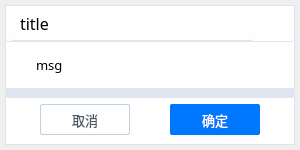
<?xml version="1.0" encoding="UTF-8"?>
<ui version="4.0">
 <class>frame_body</class>
 <widget class="QWidget" name="frame_body">
  <property name="geometry">
   <rect>
    <x>0</x>
    <y>0</y>
    <width>300</width>
    <height>150</height>
   </rect>
  </property>
  <property name="maximumSize">
   <size>
    <width>16777215</width>
    <height>16777215</height>
   </size>
  </property>
  <property name="tabletTracking">
   <bool>true</bool>
  </property>
  <property name="windowTitle">
   <string>Form</string>
  </property>
  <layout class="QVBoxLayout" name="verticalLayout">
   <property name="spacing">
    <number>0</number>
   </property>
   <property name="leftMargin">
    <number>0</number>
   </property>
   <property name="topMargin">
    <number>0</number>
   </property>
   <property name="rightMargin">
    <number>0</number>
   </property>
   <property name="bottomMargin">
    <number>0</number>
   </property>
   <item>
    <widget class="QFrame" name="frame_bg">
     <property name="sizePolicy">
      <sizepolicy hsizetype="Preferred" vsizetype="Preferred">
       <horstretch>0</horstretch>
       <verstretch>0</verstretch>
      </sizepolicy>
     </property>
     <property name="minimumSize">
      <size>
       <width>300</width>
       <height>150</height>
      </size>
     </property>
     <property name="maximumSize">
      <size>
       <width>16777215</width>
       <height>16777215</height>
      </size>
     </property>
     <property name="font">
      <font>
       <pointsize>10</pointsize>
      </font>
     </property>
     <property name="styleSheet">
      <string notr="true">* {
background: #FEFEFE;
border-style: none;
}
#frame_bg {
margin: 5px;
border:1px solid #DFE5EF;
}</string>
     </property>
     <property name="frameShape">
      <enum>QFrame::StyledPanel</enum>
     </property>
     <property name="frameShadow">
      <enum>QFrame::Raised</enum>
     </property>
     <layout class="QVBoxLayout" name="verticalLayout_2">
      <property name="leftMargin">
       <number>0</number>
      </property>
      <property name="topMargin">
       <number>0</number>
      </property>
      <property name="rightMargin">
       <number>0</number>
      </property>
      <property name="bottomMargin">
       <number>9</number>
      </property>
      <item>
       <widget class="QFrame" name="frame_header">
        <property name="sizePolicy">
         <sizepolicy hsizetype="Preferred" vsizetype="Preferred">
          <horstretch>0</horstretch>
          <verstretch>0</verstretch>
         </sizepolicy>
        </property>
        <property name="minimumSize">
         <size>
          <width>0</width>
          <height>36</height>
         </size>
        </property>
        <property name="maximumSize">
         <size>
          <width>16777215</width>
          <height>36</height>
         </size>
        </property>
        <property name="font">
         <font>
          <pointsize>10</pointsize>
         </font>
        </property>
        <property name="styleSheet">
         <string notr="true">background: #FEFEFE;
border-radius: 2px 2px 0 0;
color: #000000;
padding: 0px 5px;
border-bottom: 1px solid #DFE5EF;</string>
        </property>
        <property name="frameShape">
         <enum>QFrame::StyledPanel</enum>
        </property>
        <property name="frameShadow">
         <enum>QFrame::Raised</enum>
        </property>
        <layout class="QHBoxLayout" name="horizontalLayout">
         <property name="leftMargin">
          <number>0</number>
         </property>
         <property name="topMargin">
          <number>0</number>
         </property>
         <property name="rightMargin">
          <number>0</number>
         </property>
         <property name="bottomMargin">
          <number>0</number>
         </property>
         <item>
          <widget class="QLabel" name="title">
           <property name="sizePolicy">
            <sizepolicy hsizetype="Preferred" vsizetype="Preferred">
             <horstretch>0</horstretch>
             <verstretch>0</verstretch>
            </sizepolicy>
           </property>
           <property name="font">
            <font>
             <family>HarmonyOS Sans SC Medium</family>
             <pointsize>12</pointsize>
             <weight>50</weight>
             <bold>false</bold>
            </font>
           </property>
           <property name="text">
            <string>title</string>
           </property>
          </widget>
         </item>
         <item>
          <widget class="QPushButton" name="close_button">
           <property name="sizePolicy">
            <sizepolicy hsizetype="Preferred" vsizetype="Preferred">
             <horstretch>0</horstretch>
             <verstretch>0</verstretch>
            </sizepolicy>
           </property>
           <property name="minimumSize">
            <size>
             <width>30</width>
             <height>0</height>
            </size>
           </property>
           <property name="maximumSize">
            <size>
             <width>30</width>
             <height>16777215</height>
            </size>
           </property>
           <property name="font">
            <font>
             <family>宋体</family>
             <pointsize>10</pointsize>
             <weight>50</weight>
             <bold>false</bold>
            </font>
           </property>
           <property name="styleSheet">
            <string notr="true">QPushButton{
border-style: none;
background-image: url(:/icon/image/close.svg);
background-position: center;
background-repeat: norepeat;
}
QPushButton:hover{
	background-color: #DFE5EF;
	background-image: url(:/icon/image/close_hover.svg);
	background-position: center;
	background-repeat: norepeat;
}
QPushButton:pressed{
	background-color: #C3CEDF;
	color:#8D98AA;
}</string>
           </property>
           <property name="icon">
            <iconset resource="image.qrc">
             <normaloff>:/icon/image/close.svg</normaloff>:/icon/image/close.svg</iconset>
           </property>
          </widget>
         </item>
        </layout>
       </widget>
      </item>
      <item>
       <widget class="QFrame" name="frame_form">
        <property name="sizePolicy">
         <sizepolicy hsizetype="Preferred" vsizetype="Preferred">
          <horstretch>0</horstretch>
          <verstretch>0</verstretch>
         </sizepolicy>
        </property>
        <property name="font">
         <font>
          <pointsize>10</pointsize>
         </font>
        </property>
        <property name="frameShape">
         <enum>QFrame::StyledPanel</enum>
        </property>
        <property name="frameShadow">
         <enum>QFrame::Raised</enum>
        </property>
        <layout class="QVBoxLayout" name="verticalLayout_4">
         <property name="leftMargin">
          <number>0</number>
         </property>
         <property name="topMargin">
          <number>0</number>
         </property>
         <property name="rightMargin">
          <number>0</number>
         </property>
         <property name="bottomMargin">
          <number>0</number>
         </property>
         <item>
          <widget class="QFrame" name="frame_5">
           <property name="sizePolicy">
            <sizepolicy hsizetype="Preferred" vsizetype="Preferred">
             <horstretch>0</horstretch>
             <verstretch>0</verstretch>
            </sizepolicy>
           </property>
           <property name="minimumSize">
            <size>
             <width>0</width>
             <height>0</height>
            </size>
           </property>
           <property name="maximumSize">
            <size>
             <width>16777215</width>
             <height>16777215</height>
            </size>
           </property>
           <property name="font">
            <font>
             <pointsize>10</pointsize>
            </font>
           </property>
           <property name="frameShape">
            <enum>QFrame::StyledPanel</enum>
           </property>
           <property name="frameShadow">
            <enum>QFrame::Raised</enum>
           </property>
           <layout class="QHBoxLayout" name="horizontalLayout_4">
            <property name="spacing">
             <number>0</number>
            </property>
            <property name="leftMargin">
             <number>0</number>
            </property>
            <property name="topMargin">
             <number>0</number>
            </property>
            <property name="rightMargin">
             <number>9</number>
            </property>
            <property name="bottomMargin">
             <number>0</number>
            </property>
            <item>
             <widget class="QPushButton" name="icon_button">
              <property name="sizePolicy">
               <sizepolicy hsizetype="Preferred" vsizetype="Preferred">
                <horstretch>0</horstretch>
                <verstretch>0</verstretch>
               </sizepolicy>
              </property>
              <property name="minimumSize">
               <size>
                <width>30</width>
                <height>0</height>
               </size>
              </property>
              <property name="maximumSize">
               <size>
                <width>30</width>
                <height>16777215</height>
               </size>
              </property>
              <property name="font">
               <font>
                <family>宋体</family>
                <pointsize>10</pointsize>
                <weight>50</weight>
                <bold>false</bold>
               </font>
              </property>
              <property name="styleSheet">
               <string notr="true"/>
              </property>
              <property name="icon">
               <iconset resource="image.qrc">
                <normaloff>:/icon/image/WARNING.svg</normaloff>:/icon/image/WARNING.svg</iconset>
              </property>
             </widget>
            </item>
            <item>
             <widget class="QLabel" name="msg">
              <property name="sizePolicy">
               <sizepolicy hsizetype="Preferred" vsizetype="Preferred">
                <horstretch>0</horstretch>
                <verstretch>0</verstretch>
               </sizepolicy>
              </property>
              <property name="minimumSize">
               <size>
                <width>100</width>
                <height>0</height>
               </size>
              </property>
              <property name="maximumSize">
               <size>
                <width>16777215</width>
                <height>16777215</height>
               </size>
              </property>
              <property name="font">
               <font>
                <family>HarmonyOS Sans SC Light</family>
                <pointsize>10</pointsize>
               </font>
              </property>
              <property name="styleSheet">
               <string notr="true">color: #000000;</string>
              </property>
              <property name="text">
               <string>msg</string>
              </property>
              <property name="textFormat">
               <enum>Qt::AutoText</enum>
              </property>
              <property name="scaledContents">
               <bool>false</bool>
              </property>
              <property name="alignment">
               <set>Qt::AlignLeading|Qt::AlignLeft|Qt::AlignVCenter</set>
              </property>
              <property name="wordWrap">
               <bool>true</bool>
              </property>
             </widget>
            </item>
           </layout>
          </widget>
         </item>
         <item>
          <widget class="QProgressBar" name="progressBar">
           <property name="enabled">
            <bool>true</bool>
           </property>
           <property name="minimumSize">
            <size>
             <width>0</width>
             <height>10</height>
            </size>
           </property>
           <property name="maximumSize">
            <size>
             <width>16777215</width>
             <height>10</height>
            </size>
           </property>
           <property name="styleSheet">
            <string notr="true">QProgressBar {
    background: #DFE5EF;
	border-radius: 2px;
}
QProgressBar::chunk { 
	background: #0077FF;
}</string>
           </property>
           <property name="value">
            <number>0</number>
           </property>
           <property name="format">
            <string/>
           </property>
          </widget>
         </item>
         <item>
          <widget class="QFrame" name="frame_7">
           <property name="sizePolicy">
            <sizepolicy hsizetype="Preferred" vsizetype="Preferred">
             <horstretch>0</horstretch>
             <verstretch>0</verstretch>
            </sizepolicy>
           </property>
           <property name="minimumSize">
            <size>
             <width>0</width>
             <height>31</height>
            </size>
           </property>
           <property name="maximumSize">
            <size>
             <width>16777215</width>
             <height>31</height>
            </size>
           </property>
           <property name="font">
            <font>
             <pointsize>10</pointsize>
            </font>
           </property>
           <property name="frameShape">
            <enum>QFrame::StyledPanel</enum>
           </property>
           <property name="frameShadow">
            <enum>QFrame::Raised</enum>
           </property>
           <layout class="QHBoxLayout" name="horizontalLayout_2">
            <property name="leftMargin">
             <number>0</number>
            </property>
            <property name="topMargin">
             <number>0</number>
            </property>
            <property name="rightMargin">
             <number>0</number>
            </property>
            <property name="bottomMargin">
             <number>0</number>
            </property>
            <item>
             <widget class="QPushButton" name="cancel">
              <property name="sizePolicy">
               <sizepolicy hsizetype="Preferred" vsizetype="Preferred">
                <horstretch>0</horstretch>
                <verstretch>0</verstretch>
               </sizepolicy>
              </property>
              <property name="minimumSize">
               <size>
                <width>90</width>
                <height>31</height>
               </size>
              </property>
              <property name="maximumSize">
               <size>
                <width>90</width>
                <height>31</height>
               </size>
              </property>
              <property name="font">
               <font>
                <family>HarmonyOS Sans SC Medium</family>
                <pointsize>10</pointsize>
               </font>
              </property>
              <property name="styleSheet">
               <string notr="true">QPushButton{
                background-color: #FEFEFE;
                color: #4E5865;
                border: 1px solid #C3CEDF;
                border-radius: 2px;
            }
            QPushButton:hover{
                background-color: #FEFEFE;
                color: #52A3FF;
                border: 1px solid #52A3FF;
            }
            QPushButton:pressed{
                background-color: #FEFEFE;
                color: #4E5865;
                border: 1px solid #C3CEDF;
            }</string>
              </property>
              <property name="text">
               <string>取消</string>
              </property>
             </widget>
            </item>
            <item>
             <widget class="QPushButton" name="yes">
              <property name="sizePolicy">
               <sizepolicy hsizetype="Preferred" vsizetype="Preferred">
                <horstretch>0</horstretch>
                <verstretch>0</verstretch>
               </sizepolicy>
              </property>
              <property name="minimumSize">
               <size>
                <width>90</width>
                <height>31</height>
               </size>
              </property>
              <property name="maximumSize">
               <size>
                <width>90</width>
                <height>31</height>
               </size>
              </property>
              <property name="font">
               <font>
                <family>HarmonyOS Sans SC Medium</family>
                <pointsize>10</pointsize>
               </font>
              </property>
              <property name="styleSheet">
               <string notr="true">QPushButton{
	color: #ffffff;
	background-color: #0077FF;
	border-radius: 2px;
}
QPushButton:hover{
	background-color: #52A3FF;
	border-radius: 2px;
}
QPushButton:pressed{
	background-color: #0077FF;
	border-radius: 2px;
}</string>
              </property>
              <property name="text">
               <string>确定</string>
              </property>
             </widget>
            </item>
           </layout>
          </widget>
         </item>
        </layout>
       </widget>
      </item>
     </layout>
    </widget>
   </item>
  </layout>
 </widget>
 <resources>
  <include location="image.qrc"/>
 </resources>
 <connections/>
</ui>
